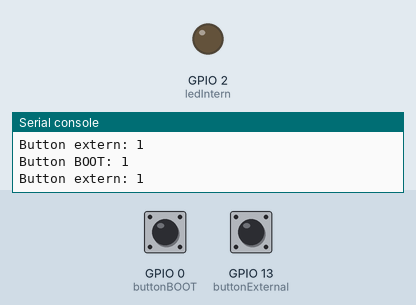
Recording of a program running on a simulated ESP32 board running MicroPython. Parts: output pins drawn as LEDs (lit = HIGH), the last lines printed to the serial console. Dashed ring = blinking. Inputs (shaded band) come from the test bench; at power-on: GPIO 0 (buttonBOOT) HIGH, GPIO 13 (buttonExternal) HIGH.

Above: at 1.2 s.
1.3 s: GPIO 0 (buttonBOOT) pulled LOW for 3.2 s
At 2.4 s:
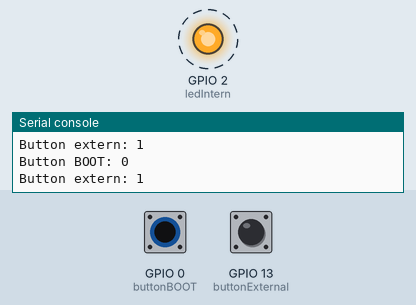
6.0 s: GPIO 13 (buttonExternal) pulled LOW for 3.2 s
At 6.9 s:
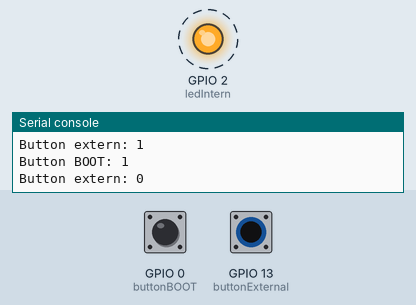
Timing chart, 0 to 10.5 s (numbered marks = the images above; inputs shaded):
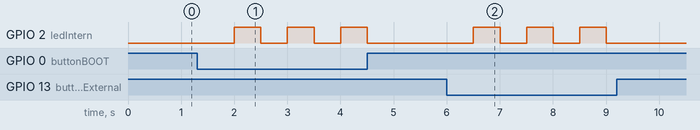

The program:

button_example.py
```python
'''
Verkabelung mit externem Button KY-004
Button ... ESP
-          GND
S          D13
'''

import machine
import time

ledIntern = machine.Pin(2, machine.Pin.OUT)
buttonBOOT = machine.Pin(0, machine.Pin.IN) # BOOT button on the ESP32 board
buttonExternal = machine.Pin(13, machine.Pin.IN, machine.Pin.PULL_UP)

while True:
    print("Button BOOT: {0}\nButton extern: {1}".format(buttonBOOT.value(), buttonExternal.value()))
    ledIntern.value(not buttonBOOT.value())
    time.sleep(0.5)
    ledIntern.value(not buttonExternal.value())
    time.sleep(0.5)
```

Measured:
- after the input at 1.3 s, GPIO 2 (ledIntern): alternates HIGH for 0.50 s and LOW for 0.50 s, 6 changes in all, then stays LOW, starting after 0.70 s
- after the input at 6.0 s, GPIO 2 (ledIntern): alternates HIGH for 0.50 s and LOW for 0.50 s, 6 changes in all, then stays LOW, starting after 0.50 s
